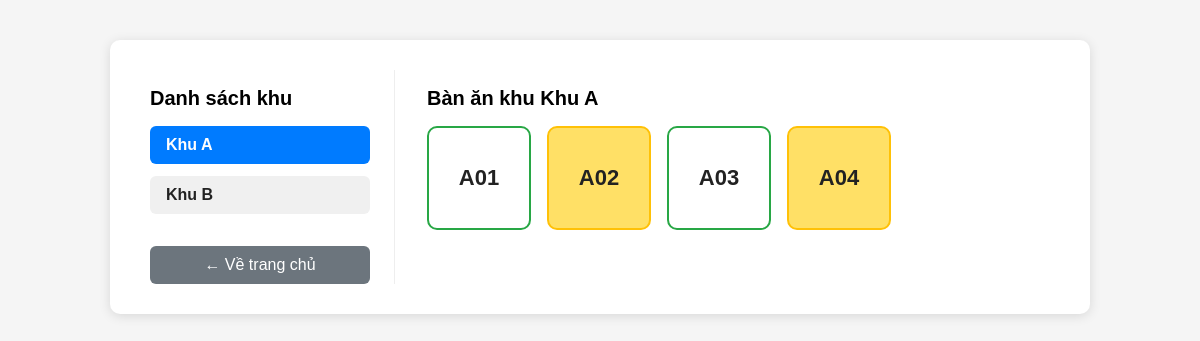
The page /account/mo-ban/?khu=1 on the database as committed earlier.
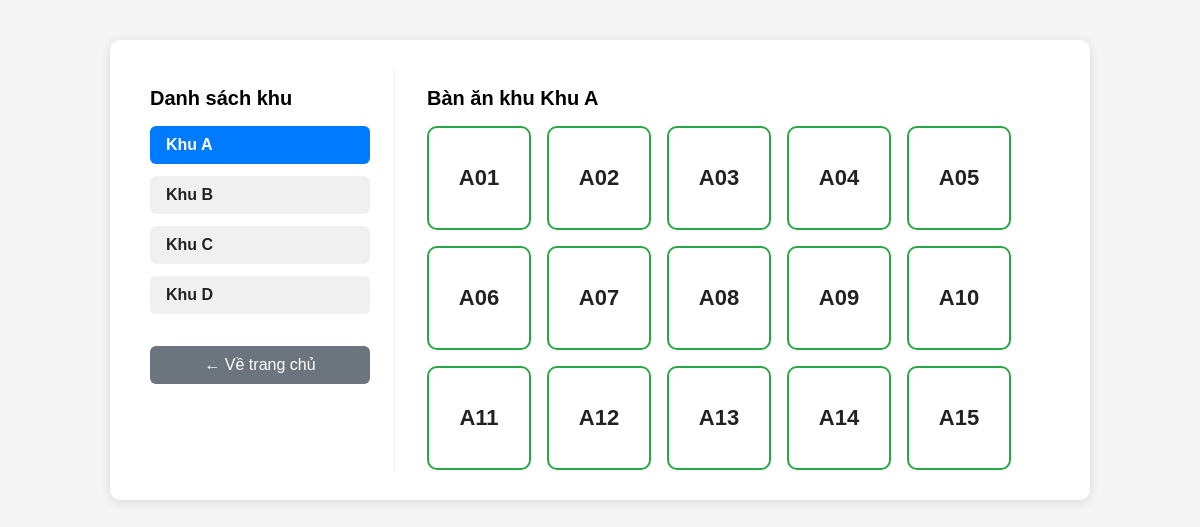
The same page on the database as committed later.
### account/models.py (models this page shows, shortened)
class KhuBanAn(models.Model):
    TenKhu = models.CharField(max_length=100)

class BanAn(models.Model):
    SoBan = models.CharField(max_length=20)  # Số bàn hoặc mã bàn
    TrangThai = models.BooleanField(default=True)  # True: Trống, False: Đã có người
    Khu = models.ForeignKey(KhuBanAn, on_delete=models.CASCADE)

### account/views.py (the view, shortened to what this page needs)
# urls.py: path('mo-ban/', views.mo_ban_view, name='mo_ban'),
def mo_ban_view(request):
    khu_id = request.GET.get('khu')
    all_khu = KhuBanAn.objects.all().order_by('TenKhu')
    selected_khu = None
    banan_list = []
    qr_code_base64 = None
    goi_mon_url = None
    opened_ban = None
    success_message = None
    if khu_id:
        selected_khu = KhuBanAn.objects.filter(id=khu_id).first()
        if selected_khu:
            banan_list = BanAn.objects.filter(Khu=selected_khu).order_by('SoBan')
    context = {
        'all_khu': all_khu,
        'selected_khu': selected_khu,
        'banan_list': banan_list,
    }
    return render(request, 'mo_ban.html', context)

### account/templates/mo_ban.html (shortened to what this page needs)
<!DOCTYPE html>
<html lang="vi">
<head>
</head>
<body>
    <div class="container">
        <div class="khu-list">
            <h2>Danh sách khu</h2>
            {% for khu in all_khu %}
                <div class="khu-item">
                    <a href="?khu={{ khu.id }}" class="khu-link{% if selected_khu and khu.id == selected_khu.id %} selected{% endif %}">{{ khu.TenKhu }}</a>
                </div>
            {% endfor %}
            <div style="margin-top: 32px;">
                <a href="{% url 'home' %}" style="display:block;padding:10px 0;background:#6c757d;color:#fff;text-align:center;border-radius:6px;text-decoration:none;">&larr; Về trang chủ</a>
            </div>
        </div>
        <div class="banan-list">
            {% if selected_khu %}
                <h2>Bàn ăn khu {{ selected_khu.TenKhu }}</h2>
                <div class="banan-grid">
                    {% for ban in banan_list %}
                        <div class="ban-item {% if ban.TrangThai %}trong{% else %}da-co-nguoi{% endif %}"
                             onclick="if({{ ban.TrangThai|yesno:'true,false' }})selectBan({{ ban.id }}); else showHoaDon({{ ban.id }}, '{{ ban.SoBan }}');">
                            {{ ban.SoBan }}
                        </div>
                    {% empty %}
                        <div>Không có bàn nào trong khu này.</div>
                    {% endfor %}
                </div>
            {% else %}
                <h2>Chọn khu để xem bàn ăn</h2>
            {% endif %}
        </div>
    </div>
</body>
</html>

Rows that differ between the two databases and show on the page:
added KhuBanAn: TenKhu "Khu C"
added KhuBanAn: TenKhu "Khu D"
changed BanAn (number 2 of 15 on the later page): TrangThai False → True (drawn)
changed BanAn (number 4 of 15 on the later page): TrangThai False → True (drawn)
added BanAn: SoBan "A05"
added BanAn: SoBan "A06"
added BanAn: SoBan "A07"
added BanAn: SoBan "A08"
added BanAn: SoBan "A09"
added BanAn: SoBan "A10"
added BanAn: SoBan "A11"
added BanAn: SoBan "A12"
added BanAn: SoBan "A13"
added BanAn: SoBan "A14"
added BanAn: SoBan "A15"
